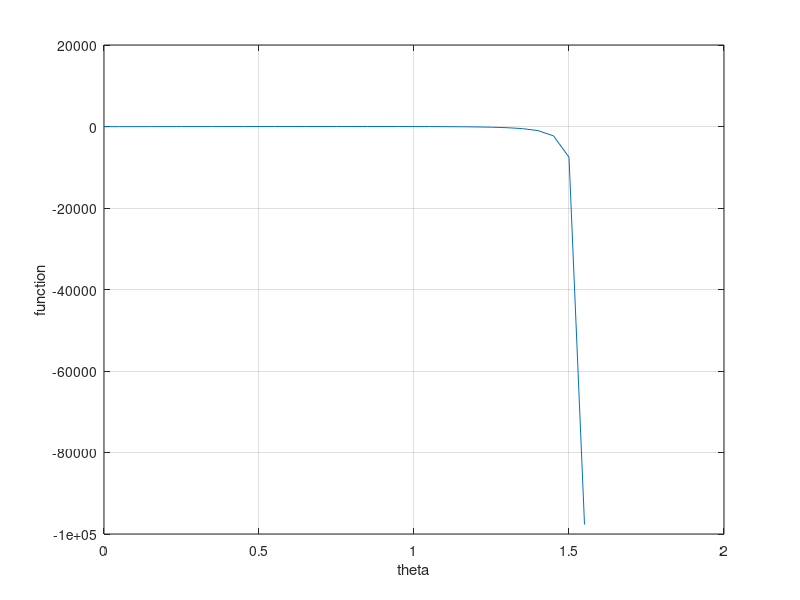

This figure's MATLAB source:
clear all;
clear variables;

x = 90;     % m
y0 = 1.8;   % m
yr = 1;     % m
v0 = 30;    % m/s
g = 9.8;     % m/s^2

y = @(theta0) (tan(theta0) * x) - ((g * (x^2)) ./ ...
    (2 .* (v0^2) .* cos(theta0).^2)) + y0 - yr;

theta = 0:  0.05: pi/2;
ym = y(theta);
plot(theta, ym);
xlabel("theta");
ylabel("function");
grid();

counter = 1;
theta1 = 0.65;	% 0.88
theta2 = 0.7;   % 0.92
n = 1000;
tolerance = 0.00000001;
while(counter <= n)
    counter = counter + 1;
    theta3 = ((theta1 * y(theta2)) - (theta2 * y(theta1))) / (y(theta2) - y(theta1));
    if abs(y(theta3)) < tolerance, break, end
    theta1 = theta2;
    theta2 = theta3;
end

disp(theta3);